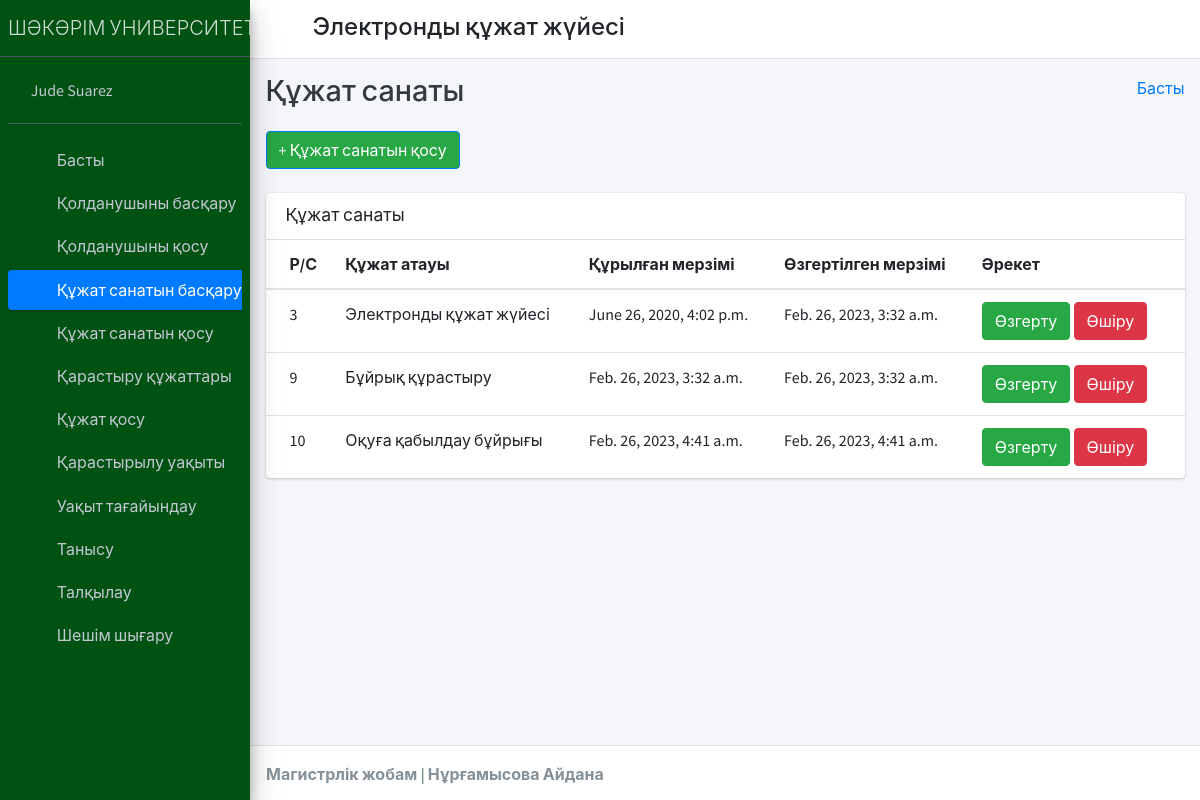
/manage_course/ (signed in), run on the app's committed database.
### student_management_app/models.py (models this page shows)
class CustomUser(AbstractUser):
    user_type_data = ((1, "HOD"), (2, "Staff"), (3, "Student"))
    user_type = models.CharField(default=1, choices=user_type_data, max_length=10)

class Courses(models.Model):
    id = models.AutoField(primary_key=True)
    course_name = models.CharField(max_length=255)
    created_at = models.DateTimeField(auto_now_add=True)
    updated_at = models.DateTimeField(auto_now=True)
    objects = models.Manager()

### student_management_app/HodViews.py (the view)
# urls.py: path('manage_course/', HodViews.manage_course, name="manage_course"),
def manage_course(request):
    courses = Courses.objects.all()
    context = {
        "courses": courses
    }
    return render(request, 'hod_template/manage_course_template.html', context)

### student_management_app/LoginCheckMiddleWare.py (called while the page is built, shortened)
    def process_view(self, request, view_func, view_args, view_kwargs):
        modulename = view_func.__module__
        user = request.user
        if user.is_authenticated:
            if user.user_type == "1":
                if modulename == "student_management_app.HodViews":
                    pass
                elif modulename == "student_management_app.views" or modulename == "django.views.static":
                    pass
                else:
                    return redirect("admin_home")
            else:
                return redirect("login")
        else:
            if request.path == reverse("login") or request.path == reverse("doLogin"):
                pass
            else:
                return redirect("login")

### student_management_app/templates/hod_template/manage_course_template.html (shortened to what this page needs)
{% extends 'hod_template/base_template.html' %}
{% block page_title %}
    Құжат санаты
{% endblock page_title %}
{% block main_content %}
{% load static %}
<section class="content">
        <div class="container-fluid">
            <a class="btn btn-primary" href="{% url 'add_course' %}" role="button" style="background:#28a745;">+ Құжат санатын қосу</a> <br/>&nbsp;
            <div class="row">
                <div class="col-md-12">
                    <div class="card">
                        <div class="card-header">
                            <h3 class="card-title">Құжат санаты</h3>
                            <div class="card-tools">
                            <div class="input-group input-group-sm" style="width: 150px;">
                                <div class="input-group-append">
                                </div>
                            </div>
                            </div>
                        </div>
                        <div class="card-body table-responsive p-0">
                            <table class="table table-hover text-nowrap">
                            <thead>
                                <tr>
                                <th>Р/С</th>
                                <th>Құжат атауы</th>
                                <th>Құрылған мерзімі</th>
                                <th>Өзгертілген мерзімі</th>
                                <th>Әрекет</th>
                                </tr>
                            </thead>
                            <tbody>
                                {% for course in courses %}
                                <tr>
                                <td>{{ course.id }}</td>
                                <td>{{ course.course_name }}</td>
                                <td>{{ course.created_at }}</td>
                                <td>{{ course.updated_at }}</td>
                                <td>
                                    <a href="{% url 'edit_course' course.id %}" class="btn btn-success">Өзгерту</a>
                                    <a href="{% url 'delete_course' course.id %}" class="btn btn-danger">Өшіру</a>
                                </td>
                                </tr>
                                {% endfor %}
                            </tbody>
                            </table>
                        </div>
                        </div>
                </div>
            </div>
        </div>
      </section>
  {% endblock main_content %}

### student_management_app/templates/hod_template/sidebar_template.html
{% load static %}
<aside class="main-sidebar sidebar-dark-primary elevation-4" style="background-color:#005213;">
      <a href="{% url 'admin_home' %}" class="brand-link">
        <span class="brand-text font-weight-light">ШӘКӘРІМ УНИВЕРСИТЕТІ</span>
      </a>
      <div class="sidebar">
        <div class="user-panel mt-3 pb-3 mb-3 d-flex">
          <div class="image">
          </div>
          <div class="info">
            <a href="{% url 'admin_profile' %}" class="d-block">{{ user.first_name }} {{ user.last_name }}</a>
          </div>
        </div>
        <nav class="mt-2">
          <ul class="nav nav-pills nav-sidebar flex-column" data-widget="treeview" role="menu" data-accordion="false">
            <li class="nav-item">
              {% url 'admin_home' as admin_home %}
              <a href="{{ admin_home }}" class="nav-link {% if request.path == admin_home %} active {% endif %}">
                <i class="nav-icon fas fa-tachometer-alt"></i>
                <p>
                  Басты
                </p>
              </a>
            </li>
            <li class="nav-item">
              {% url 'manage_staff' as manage_staff %}
              {% url 'edit_staff' staff_id=id as edit_staff %}
              <a href="{{ manage_staff }}" class="nav-link {% if request.path == manage_staff %} active {% endif %} {% if request.path == edit_staff %} active {% endif %}">
                <i class="nav-icon fas fa-chalkboard-teacher"></i>
                <p>
                  Қолданушыны басқару
                </p>
              </a>
            </li>
            <li class="nav-item">
              {% url 'add_staff' as add_staff %}
              <a href="{{ add_staff }}" class="nav-link {% if request.path == add_staff %} active {% endif %}">
                <i class="nav-icon fas fa-th"></i>
                <p>
                  Қолданушыны қосу
                </p>
              </a>
            </li>
            <li class="nav-item">
              {% url 'manage_course' as manage_course %}
              {% url 'edit_course' course_id=id as edit_course %}
              <a href="{{ manage_course }}" class="nav-link {% if request.path == manage_course %} active {% endif %} {% if request.path == edit_course %} active {% endif %}">
                <i class="nav-icon fas fa-chalkboard"></i>
                <p>
                  Құжат санатын басқару
                </p>
              </a>
            </li>
            <li class="nav-item">
            {% url 'add_course' as add_course %}
              <a href="{{ add_course }}" class="nav-link {% if request.path == add_course %} active {% endif %}">
                <i class="nav-icon fas fa-th"></i>
                <p>
                  Құжат санатын қосу
                </p>
              </a>
            </li>
            <li class="nav-item">
              {% url 'manage_subject' as manage_subject %}
              {% url 'edit_subject' subject_id=id as edit_subject %}
              <a href="{{ manage_subject }}" class="nav-link {% if request.path == manage_subject %} active {% endif %} {% if request.path == edit_subject %} active {% endif %}">
                <i class="nav-icon fas fa-book"></i>
                <p>
                  Қарастыру құжаттары
                </p>
              </a>
            </li>
            <li class="nav-item">
              {% url 'add_subject' as add_subject %}
              <a href="{{ add_subject }}" class="nav-link {% if request.path == add_subject %} active {% endif %}">
                <i class="nav-icon fas fa-th"></i>
                <p>
                  Құжат қосу
                </p>
              </a>
            </li>
            <li class="nav-item">
              {% url 'manage_session' as manage_session %}
              {% url 'edit_session' session_id=id as edit_session %}
              <a href="{{ manage_session }}" class="nav-link {% if request.path == manage_session %} active {% endif %} {% if request.path == edit_session %} active {% endif %}">
                <i class="nav-icon fas fa-graduation-cap"></i>
                <p>
                  Қарастырылу уақыты
                </p>
              </a>
            </li>
            <li class="nav-item">
              {% url 'add_session' as add_session %}
              <a href="{{ add_session }}" class="nav-link {% if request.path == add_session %} active {% endif %}">
                <i class="nav-icon fas fa-th"></i>
                <p>
                  Уақыт тағайындау
                </p>
              </a>
            </li>
            <li class="nav-item">
              {% url 'admin_view_attendance' as admin_view_attendance %}
              <a href="{{ admin_view_attendance }}" class="nav-link {% if request.path == admin_view_attendance %} active {% endif %}">
                <i class="nav-icon fas fa-calendar-alt"></i>
                <p>
                  Танысу
                </p>
              </a>
            </li>
            <li class="nav-item">
              {% url 'staff_feedback_message' as staff_feedback_message %}
              <a href="{{ staff_feedback_message }}" class="nav-link {% if request.path == staff_feedback_message %} active {% endif %}">
                <i class="nav-icon fas fa-th"></i>
                <p>
                  Талқылау
                </p>
              </a>
            </li>
            <li class="nav-item">
              {% url 'staff_leave_view' as staff_leave_view %}
              <a href="{{ staff_leave_view }}" class="nav-link {% if request.path == staff_leave_view %} active {% endif %}">
                <i class="nav-icon fas fa-th"></i>
                <p>
                  Шешім шығару
                </p>
              </a>
            </li>
          </ul>
        </nav>
      </div>
    </aside>

### data on the page
CustomUser: first_name "Jude", last_name "Suarez"
Courses: id "3", course_name "Электронды құжат жүйесі", created_at "June 26, 2020, 4:02 p.m.", updated_at "Feb. 26, 2023, 3:32 a.m."
Courses: id "9", course_name "Бұйрық құрастыру", created_at "Feb. 26, 2023, 3:32 a.m.", updated_at "Feb. 26, 2023, 3:32 a.m."
Courses: id "10", course_name "Оқуға қабылдау бұйрығы", created_at "Feb. 26, 2023, 4:41 a.m.", updated_at "Feb. 26, 2023, 4:41 a.m."
